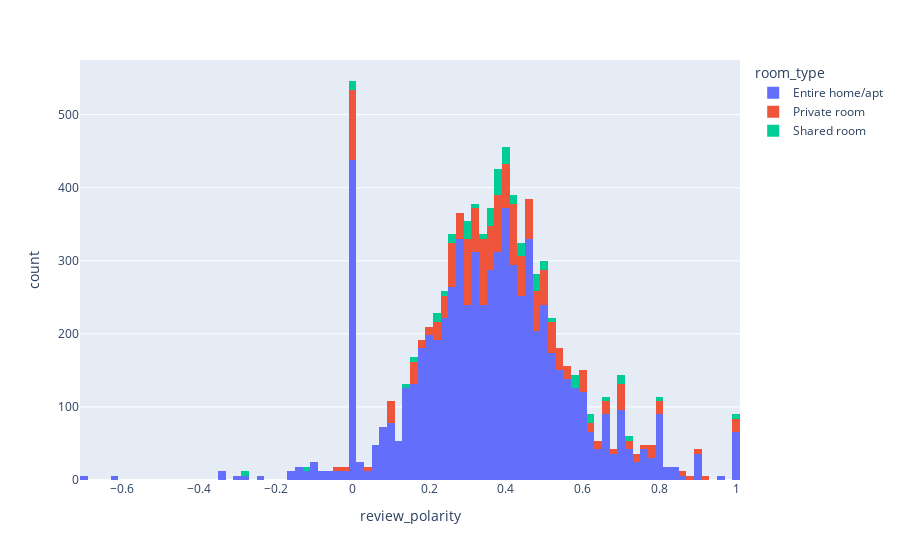

Here is the notebook cell this chart was saved with:
### Code cell
fenway_neighbourhood_2015 = px.histogram(fenway_neighbourhood.toPandas(), x="review_polarity", color='room_type')
fenway_neighbourhood_2015.show()

### Figure 1 — Plotly figure (JSON) as saved in the notebook; plotly's stock layout.template omitted (floating-point values rounded to 4 significant figures; data arrays with more than 128 entries replaced by an {"elided": "..."} marker saying what was removed)
{"data": [{"alignmentgroup": "True", "bingroup": "x", "hovertemplate": "room_type=Entire home/apt<br>review_polarity=%{x}<br>count=%{y}<extra></extra>", "legendgroup": "Entire home/apt", "marker": {"color": "#636efa"}, "name": "Entire home/apt", "offsetgroup": "Entire home/apt", "orientation": "v", "showlegend": true, "type": "histogram", "x": {"elided": "7290 str values"}, "xaxis": "x", "yaxis": "y"}, {"alignmentgroup": "True", "bingroup": "x", "hovertemplate": "room_type=Private room<br>review_polarity=%{x}<br>count=%{y}<extra></extra>", "legendgroup": "Private room", "marker": {"color": "#EF553B"}, "name": "Private room", "offsetgroup": "Private room", "orientation": "v", "showlegend": true, "type": "histogram", "x": {"elided": "1458 str values"}, "xaxis": "x", "yaxis": "y"}, {"alignmentgroup": "True", "bingroup": "x", "hovertemplate": "room_type=Shared room<br>review_polarity=%{x}<br>count=%{y}<extra></extra>", "legendgroup": "Shared room", "marker": {"color": "#00cc96"}, "name": "Shared room", "offsetgroup": "Shared room", "orientation": "v", "showlegend": true, "type": "histogram", "x": {"elided": "330 str values"}, "xaxis": "x", "yaxis": "y"}], "layout": {"barmode": "relative", "legend": {"title": {"text": "room_type"}, "tracegroupgap": 0}, "margin": {"t": 60}, "xaxis": {"anchor": "y", "domain": [0, 1], "title": {"text": "review_polarity"}}, "yaxis": {"anchor": "x", "domain": [0, 1], "title": {"text": "count"}}}}
